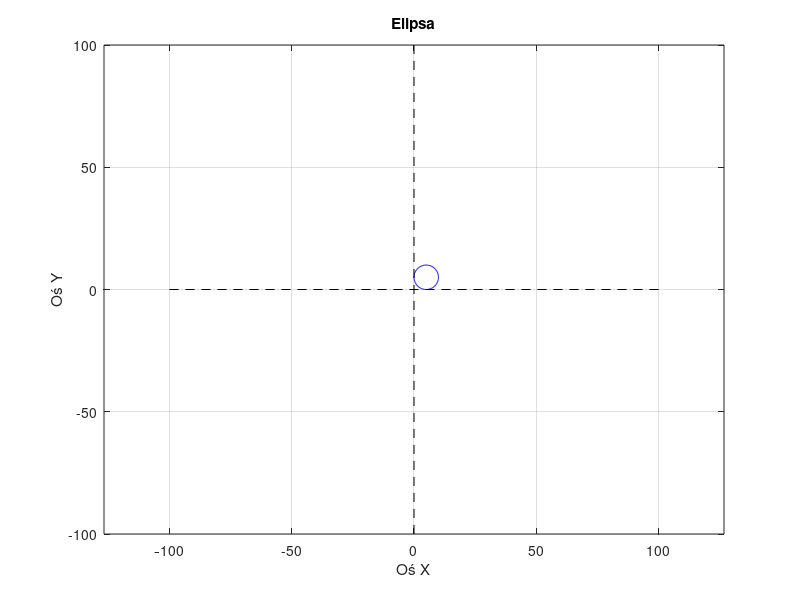

Recreate this plot in MATLAB.
%Kamil Drożdż
clear; clc; close all;
% Prośba o wprowadzenie parametrów elipsy od użytkownika
center_x=input('Podaj wartość x: ');

center_y = input('Podaj wartość y: ');

a = input('Podaj wartość półosi a: ');

b = input('Podaj wartość półosi b: ');

% Tworzenie zakresu kątów od 0 do 2*pi
theta = linspace(0, 2 * pi, 100);

% Obliczanie współrzędnych punktów elipsy
x = center_x + a * cos(theta);
y = center_y + b * sin(theta);

% Rysowanie elipsy
figure (1)
plot(x, y,'b-',[0, 0], [-100, 100], 'k--',[-100,100],[0,0],'k--');
axis equal;  % Zapewnia równe proporcje na osiach x i y
xlabel('Oś X');
ylabel('Oś Y');
title('Elipsa');
grid on;
%END
